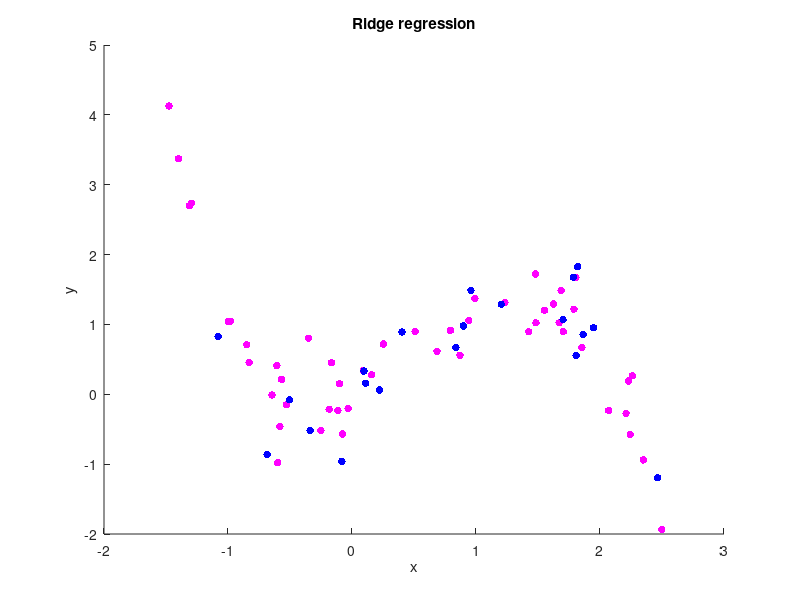

Write MATLAB code to recreate this figure. (Note: this script raises an error after producing the figure.)
%%	Exercise 5 - Ridge regression


%%	Initialization
clear all; clc;
load('dataRidge.mat');


%%	Part (a)
figure(1);  clf;  hold all;
title('Ridge regression');  xlabel('x');  ylabel('y');

%	Plot the Training and Test points
scatter(x_train, y_train, 30, 'm', 'fill');	% Training points
scatter(x_test, y_test, 30, 'b', 'fill');	% Test points

%	Plot the fitted line
w = LLS(x_train, y_train);
X = [min(x_train); max(x_train)];
y = [[1;1] X] * w;
line(X, y, 'LineStyle', '--', 'Color', 'r');

%	Predict and plot the test labels
y_test_pred = add1(x_test) * w;
scatter(x_test, y_test_pred, 40, 'r', 'fill');

%	Format
lgnd = char('y_{train}', 'y_{test}', 'y_{lin}', 'y_{test,lin}');
legend(lgnd);


%%	Part (b) - Linear least square with polynomial basis functions

%	Calculating the basis columns
powers = 1:15;

%	Non-linear (polynomial) features for x_train
X_train_poly = mapFeatures(x_train, powers);

w = RidgeLLS(X_train_poly, y_train, 0);

xx = -1.5:0.01:2.5;
Xx_poly = mapFeatures(xx, powers);
yy = add1(Xx_poly) * w;
plot(xx, yy, ':', 'Color', rand(1,3));
lgnd = char(lgnd, 'y_{poly}');
legend(lgnd);

%%
% All functions which may be represented or approximated by a 15 degree
% polynomial may be learnt by these basis functions, i.e.
% $\forall f \in P_{5}$


%%	Part (c) - Ridge regression

%	Plot the ridge regression function
lambda = [1e-4 1e-1 1e+1];
X_test_poly = mapFeatures(x_test, powers);
for i = 1:length(lambda)
	w = RidgeLLS(X_test_poly, y_test, lambda(i));
	y_test_ridge = add1(Xx_poly) * w;
	plot(xx, y_test_ridge, 'Color', rand(1,3));
	lgnd = char(lgnd, strcat('y_{ridge, \lambda=', num2str(lambda(i)), '}'));
end
legend(lgnd);

xlim([min([x_test; x_train]), max([x_test; x_train])]);
ylim([min([y_test; y_train]), max([y_test; y_train])]);

%	Prediction error
lambda = -15:1;
err = zeros(length(lambda), 1);
for i = 1:length(lambda)
	w = RidgeLLS(X_test_poly, y_test, 2 ^ lambda(i));
	err(i) = lossL2(y_test, add1(X_test_poly) * w);
end
[lambda',  2 .^ lambda',  err]
